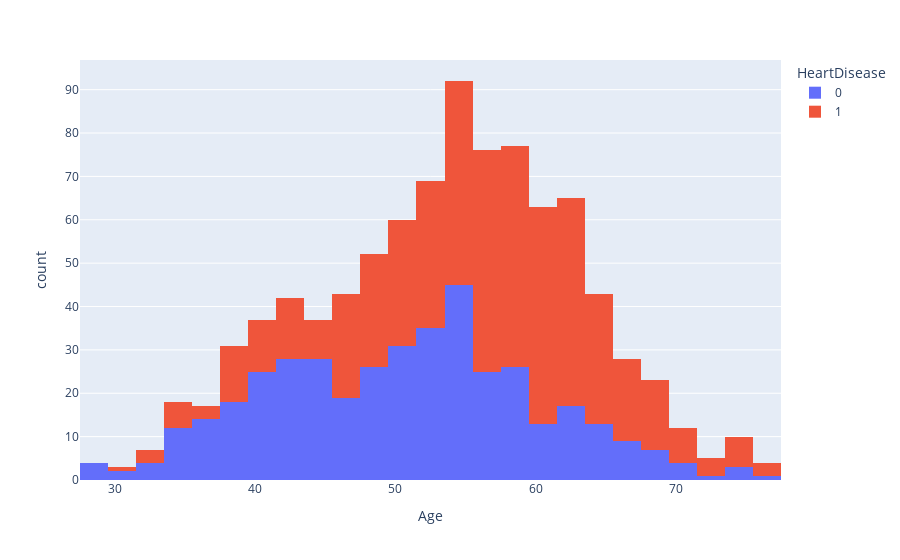

The notebook cell saved with this chart:
### Code cell
px.histogram(heartDf,x='Age',color='HeartDisease')

### Figure 1 — Plotly figure (JSON) as saved in the notebook; plotly's stock layout.template omitted (floating-point values rounded to 4 significant figures; data arrays with more than 128 entries replaced by an {"elided": "..."} marker saying what was removed)
{"data": [{"bingroup": "x", "hovertemplate": "HeartDisease=0<br>Age=%{x}<br>count=%{y}<extra></extra>", "legendgroup": "0", "marker": {"color": "#636efa", "pattern": {"shape": ""}}, "name": "0", "orientation": "v", "showlegend": true, "type": "histogram", "x": {"elided": "410 int values"}, "xaxis": "x", "yaxis": "y"}, {"bingroup": "x", "hovertemplate": "HeartDisease=1<br>Age=%{x}<br>count=%{y}<extra></extra>", "legendgroup": "1", "marker": {"color": "#EF553B", "pattern": {"shape": ""}}, "name": "1", "orientation": "v", "showlegend": true, "type": "histogram", "x": {"elided": "508 int values"}, "xaxis": "x", "yaxis": "y"}], "layout": {"barmode": "relative", "legend": {"title": {"text": "HeartDisease"}, "tracegroupgap": 0}, "margin": {"t": 60}, "xaxis": {"anchor": "y", "domain": [0, 1], "title": {"text": "Age"}}, "yaxis": {"anchor": "x", "domain": [0, 1], "title": {"text": "count"}}}}
